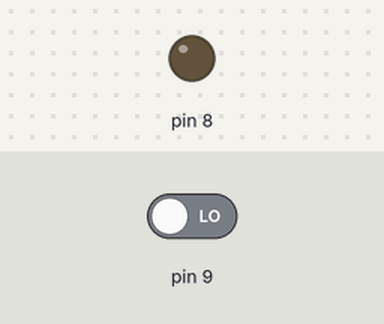
Bench run of a sketch on a simulated Arduino Uno, built with avr-gcc and run on an emulated ATmega328P. Parts: output pins drawn as LEDs (lit = HIGH). Dashed ring = blinking. Inputs (shaded band) come from the test bench; at power-on: pin 9 LOW.

Above: at 1.2 s.
1.3 s: pin 9 driven HIGH
At 1.55 s:
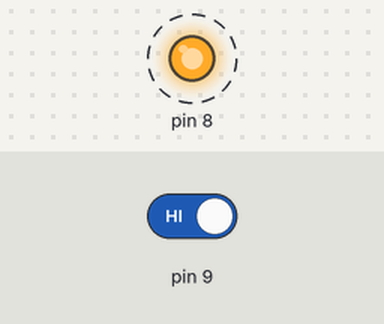
4.3 s: pin 9 driven LOW
At 4.3 s:
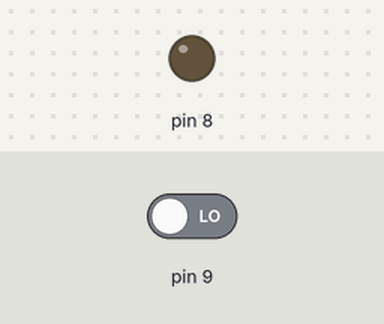
Timing chart, 0 to 7.3 s (numbered marks = the images above; inputs shaded):
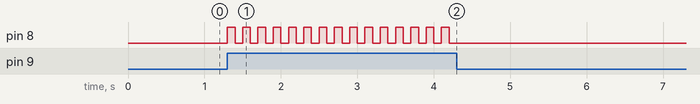

The sketch:

aula1.ino
```cpp
int estado = 0;

void setup()
{
  pinMode(9, INPUT);
  pinMode(8, OUTPUT);
}

void loop()
{
  if (digitalRead(9) == HIGH) {
    if (estado == 1) {
      estado = 0;
      digitalWrite(8, LOW);
    } else {
      estado = 1;
      digitalWrite(8, HIGH);
    }
  }
  delay(100); // Wait for 100 millisecond(s)
}
```

Measured:
- after the input at 1.3 s, pin 8: alternates HIGH for 0.10 s and LOW for 0.10 s, starting at once
- after the input at 4.3 s, pin 8: stops changing and stays LOW
